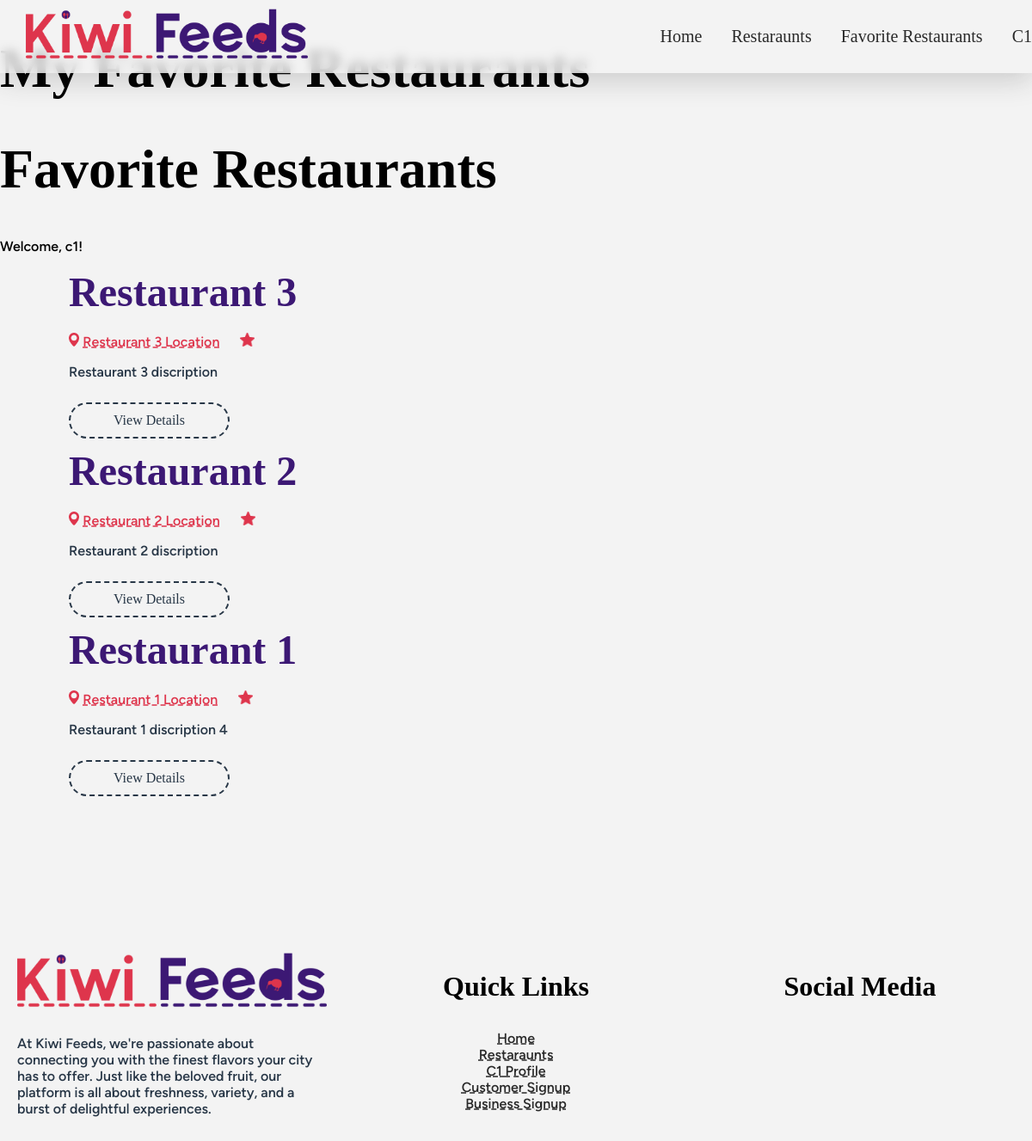
The page /favorites-restaurants/ (signed in) on the database as committed earlier.
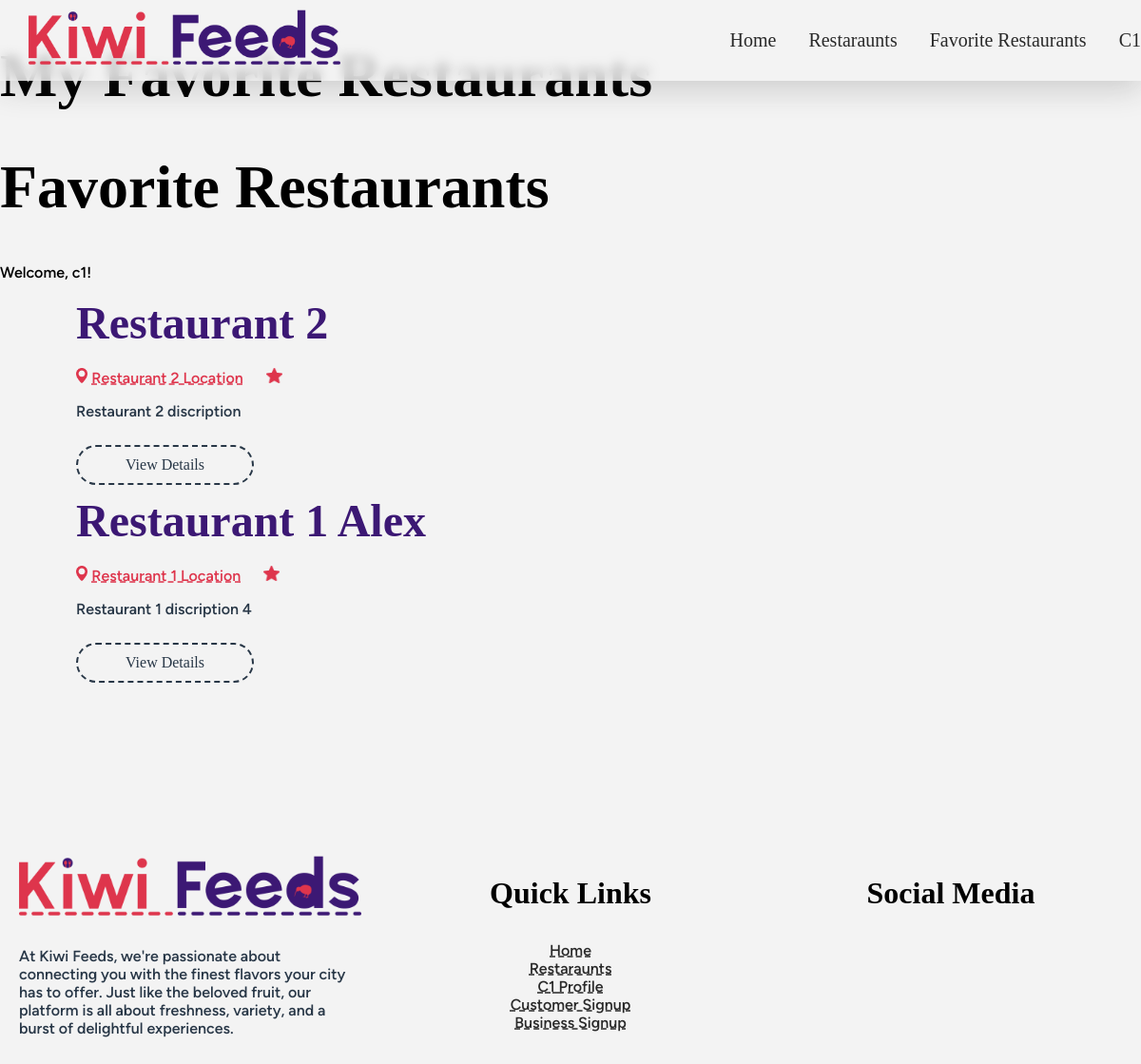
The same page on the database as committed later.
### app_restaurants/models.py (models this page shows, shortened)
class Restaurant(models.Model):
    restaurant_name = models.CharField(max_length=255)
    restaurant_description = models.CharField(max_length=255)
    restaurant_location = models.CharField(max_length=255)
    restaurant_owner = models.ForeignKey('app_user.UserProfile',on_delete=models.PROTECT, related_name='restaurant_owner_user',null=True,blank=True)

### app_favorites/views.py (the view)
# urls.py: path('', views.display_favorites, name='my_favorites'),
@login_required
def display_favorites(request):
    user_profile = request.user.userprofile
    fav_restaurants = Favorites.objects.filter(user=user_profile)
    restaurants_list = [favorite.restaurant for favorite in fav_restaurants]
    context={
        "user_profile":user_profile,
        'fav_restaurants':fav_restaurants,
        'restaurants_list':restaurants_list
    }
    return render(request, 'app_favorites/favorites.html', context)

### app_user/templatetags/custom_tags.py (called while the page is built)
@register.filter(name='user_belongs_to_group')
def user_belongs_to_group(user, group_name):
    return user.groups.filter(name=group_name).exists()

### templates/app_favorites/favorites.html
{% extends "base/base.html" %}
{% block content %}
<h1>My Favorite Restaurants</h1>
<h1>Favorite Restaurants</h1>
{% if user_profile %}
    <p>Welcome, {{ user_profile.this_user.username }}!</p>
{% endif %}
{% if restaurants_list %}
    <ul>
        {% with restaurant_list=restaurants_list %}
            {% include 'components/restaurant_list_card.html' %}
        {% endwith %}
    </ul>
{% else %}
    <p>You haven't added any favorite restaurants yet.</p>
{% endif %}
{% endblock %}

### templates/components/restaurant_list_card.html (shortened to what this page needs)
{% load static %}
{% load custom_tags %}
{% block content %}
{% if restaurant_list %}
    <ul class='flex flex-col gap-4'>
        {% for restaurant in restaurant_list %}
        <div class="list-wrap">
            <li>
                <h2 class="r-title">{{ restaurant.restaurant_name}}</h2>
                <div class="info-wrap-list">
                    <img class="icon" src="{% static 'images/icons/location-pin.png' %}">
                    <a href="https://www.google.com/maps/place/{{restaurant.restaurant_location}}" target="_blank" class="t-link r-info-text">{{restaurant.restaurant_location}}</a>
                    <img class="icon" src="{% static 'images/icons/star.png' %}">
                </div>
                <p class="text">{{restaurant.restaurant_description}}</p>
                <div class="button-wrap">
                    <a href="{% url 'restaurant-details' restaurant_id=restaurant.id %}" class="btn btn-dark">View Details</a>
                </div>
            </li>
        </div>
        {% endfor %}
    </ul>
    {% else %}
        <p> Restaurant not available</p>
    {% endif %}
    {% endblock %}

Rows that differ between the two databases and show on the page:
no longer on this page (row unchanged): Restaurant: restaurant_name "Restaurant 3", restaurant_location "Restaurant 3 Location", restaurant_description "Restaurant 3 discription"
changed Restaurant "Restaurant 1 Location": restaurant_name "Restaurant 1" → "Restaurant 1 Alex"
